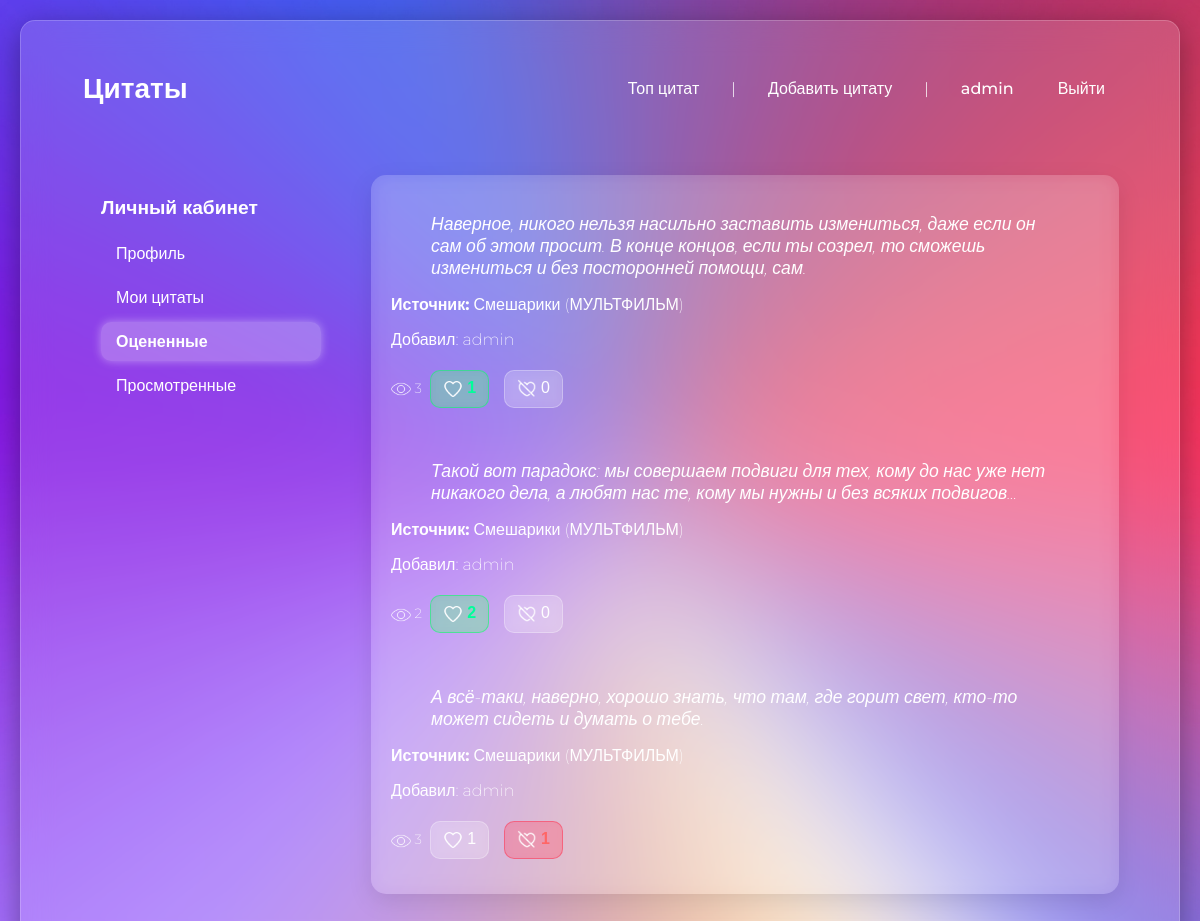
The page /profile/rated (signed in) on the database its author committed.
### main/models.py (models this page shows)
class Quote(models.Model):
    source = models.ForeignKey(Source, on_delete=models.CASCADE)
    quote = models.TextField()
    likes = models.PositiveIntegerField(default=0)
    dislikes = models.PositiveIntegerField(default=0)
    views = models.PositiveIntegerField(default=0)
    prob_rate = models.PositiveIntegerField(default=-1)
    author = models.ForeignKey(User, on_delete=models.CASCADE)
    timestamp = models.DateTimeField(auto_now_add=True)

class Source(models.Model):
    SOURCE_TYPES = (
        ('КНИГА', 'Книга'),
        ('МУЗЫКА', 'Музыка'),
        ('ФИЛЬМ', 'Фильм'),
        ('СЕРИАЛ', 'Сериал'),
        ('МУЛЬТФИЛЬМ', 'Мультфильм'),
        ('ДРУГОЕ', 'Другое'),
    )
    name = models.CharField(max_length=200)
    type = models.CharField(max_length=20, choices=SOURCE_TYPES, default='OTHER')
    class Meta:
        unique_together = ('name', 'type')

### main/views.py (the view)
# urls.py: path('profile/rated', views.my_rated_quotes, name='my_rated_quotes'),
@login_required
def my_rated_quotes(request):
    rated = RatingCount.objects.filter(user=request.user).select_related("quote").order_by("-timestamp")
    quotes = [r.quote for r in rated]
    ratings = RatingCount.objects.filter(user=request.user, quote__in=quotes)
    ratings_dict = {r.quote_id: r.value for r in ratings}
    return render(request, "profile_templates/my_rated_quotes.html", {
        "quotes": quotes,
        "top_ratings": ratings_dict,
    })

### main/templatetags/ratings_extras.py (called while the page is built)
@register.filter
def get_rating(ratings_dict, quote_id):
    return ratings_dict.get(quote_id)

### templates/profile_templates/my_rated_quotes.html (shortened to what this page needs)
{% extends "profile_templates/profile.html" %}
{% load ratings_extras %}
{% load static %}
{% block info %}
    <ul class="quote-list">
    {% for quote in quotes %}
        <li>
            <blockquote>{{ quote.quote }}</blockquote>
            <p><strong>Источник:</strong> {{ quote.source.name }} ({{ quote.source.type }})</p>
            <p>Добавил: {{ quote.author.username }}</p>
            <div id="rating-buttons-{{ quote.id }}">
                <small><img src="{% static "img/ico/eye-32.ico" %}" class="ico"> {{ quote.views }} </small>
                <button class="like-btn {% if top_ratings|get_rating:quote.id == 1 %} active {% endif %}" onclick="rateQuote({{ quote.id }}, 1)">
                    <img src="{% static 'img/ico/like-heart2.png' %}" alt='like'>
                    <span id="like-count-{{ quote.id }}">{{ quote.likes }}</span>
                </button>
                <button  class="dislike-btn {% if top_ratings|get_rating:quote.id == -1 %} active {% endif %}" onclick="rateQuote({{ quote.id }}, -1)">
                    <img src="{% static 'img/ico/dislike-heart.png' %}" alt='dislike'>
                    <span id="dislike-count-{{ quote.id }}">{{ quote.dislikes }}</span>
                </button>
            </div>
        </li>
    {% empty %}
        <li>Вы пока не оценили ни одной цитаты.</li>
    {% endfor %}
    </ul>
{% endblock %}

### templates/index.html (shortened to what this page needs)
<!DOCTYPE html>
{% load static %}
<html lang="ru">
<head>
    <link rel="stylesheet" href="{% static 'css/style.css' %}">
</head>
<body>
<div class="container wrapper">
<header>
    <a href="/"><h1> Цитаты</h1></a>
        <nav>
            <a href="/top">Топ цитат</a> |
            {% if user.is_authenticated %}
                <a href="/add">Добавить цитату</a> |
                <a href="{% url 'profile' %}" >{{ user.username }}</a>
                <a href="{% url 'logout' %}" id="logout-link">Выйти</a>
            {% else %}
            <a href="/login">Войти</a> |
            <a href="/signup">Зарегистрироваться</a>
            {% endif %}
        </nav>
    </header>
    <div >
        {% block content %}
        {% endblock %}
    </div>
</div>
</body>
</html>

### static/css/style.css (style rules this page uses)
body { background-image: url("../img/gradient.jpg"); background-size: cover; background-position: center; background-repeat: no-repeat; min-height: 100vh; margin: 20px; display: flex; justify-content: center; align-items: center; font-family: 'Montserrat', sans-serif; font-weight: 200; color: white; flex-direction: column; }
.wrapper { background: rgba(255, 255, 255, 0.15); backdrop-filter: blur(15px); border-radius: 15px; border: 1px solid rgba(255, 255, 255, 0.2); padding: 30px; width: 100%; max-width: 1200px; box-shadow: 0 8px 32px 0 rgba(0, 0, 0, 0.37); box-sizing: border-box; }
button.like-btn, button.dislike-btn { background: rgba(255, 255, 255, 0.15); border: 1px solid rgba(255, 255, 255, 0.3); border-radius: 10px; backdrop-filter: blur(5px); padding: 8px 12px; margin: 5px; color: white; font-weight: 500; cursor: pointer; transition: all 0.3s ease; font-size: 16px; }
button.like-btn.active { background: rgba(50, 255, 100, 0.3); color: #00ff99; font-weight: bold; border-color: rgba(0, 255, 100, 0.5); }
button.dislike-btn.active { background: rgba(255, 50, 80, 0.3); color: #ff6666; font-weight: bold; border-color: rgba(255, 50, 80, 0.5); }
.ico { width: 20px; height: 20px; vertical-align: middle; }
button img { width: 20px; height: 20px; vertical-align: middle; }
header { position: sticky; top: 0; display: flex; justify-content: space-between; align-items: center; padding: 20px 32px; margin-bottom: 20px; color: white; font-family: 'Montserrat', sans-serif; font-weight: 300; }
header a { text-decoration: none; }
header h1 { font-size: 28px; font-weight: bold; margin: 0; color: white; }
header nav { display: flex; gap: 20px; align-items: center; flex-wrap: wrap; padding-left: 30px; }
header nav a { text-decoration: none; color: white; font-weight: 500; padding: 6px 12px; border-radius: 8px; transition: background 0.3s ease; }
blockquote { font-size: 1.1rem; font-style: italic; margin-bottom: 10px; }
ul.quote-list { list-style: none; padding: 0; margin: 0 auto; max-width: 900px; display: flex; flex-direction: column; gap: 20px; }

### rows shown on the page
Quote: quote "Наверное, никого нельзя насильно заставить измениться, даже если он сам об этом просит. В конце концов, если ты созрел, то сможешь измениться и без посторонней помощи, сам.", source.name "Смешарики", source.type "МУЛЬТФИЛЬМ", author.username "admin", views "3", dislikes "0"
Quote: quote "Такой вот парадокс: мы совершаем подвиги для тех, кому до нас уже нет никакого дела, а любят нас те, кому мы нужны и без всяких подвигов...", source.name "Смешарики", source.type "МУЛЬТФИЛЬМ", author.username "admin", views "2", likes "2", dislikes "0"
Quote: quote "А всё-таки, наверно, хорошо знать, что там, где горит свет, кто-то может сидеть и думать о тебе.", source.name "Смешарики", source.type "МУЛЬТФИЛЬМ", author.username "admin", views "3", likes "1", dislikes "1"

### other values the page prints
{{ user.username }} "admin"
